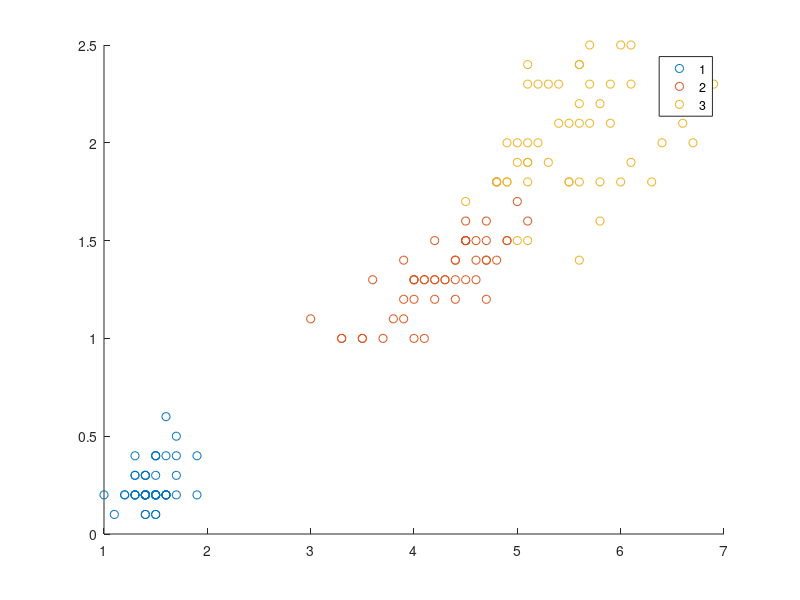

MATLAB code to generate this figure:
%%
clear; clc; close all;

load fisheriris;
X = meas;
%X = [X(:,1).*X(:,2)  X(:,3).*X(:,4)] ;
%X(:,3:4) = [];
X(:,1:2) = [];
k = [ones(50,1)*1; ones(50,1)*2; ones(50,1)*3];

gscatter(X(:,1),X(:,2),k)
%%

t = [1:5 51:55 101:105];
kteste = k(t);
Xteste = X(t,:);
ktreino = k; ktreino(t) = [];
Xtreino = X; Xtreino(t,:) = [];
%%
[nx ny] = size(Xteste);
kparametro = 1;
%%
for i=1:nx
    x = Xteste(i,:);
    D = pdist2(x,Xtreino)';
    [B I] = sort(D);
    
    I = I(1:k);
    c(i,1) = k(I);
end
%%
result = c == kteste;
sum(result)*100 / length(result)


